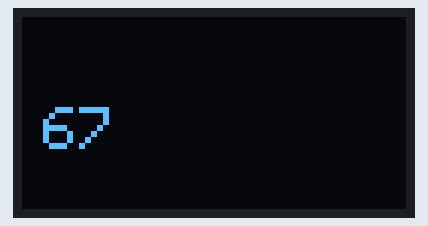
Recording of a sketch running on a simulated Arduino Uno, built with avr-gcc and run on an emulated ATmega328P. Parts: 128×64 one-colour display.

Above: at 2.6 s.
At 4.1 s:
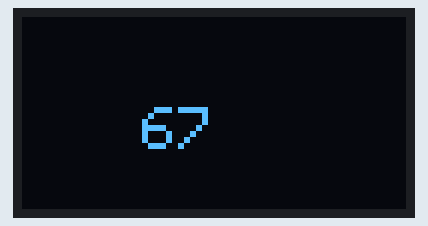
At 5.6 s:
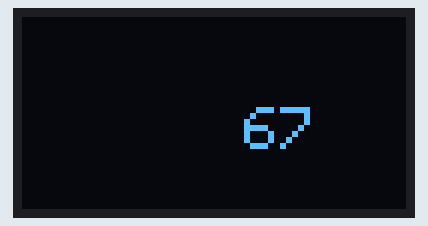
At 8.9 s:
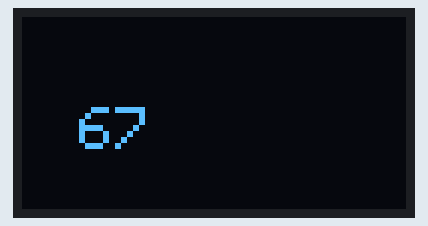
At 13.0 s:
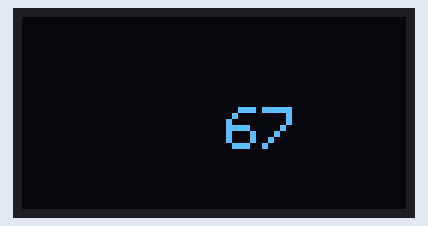
At 17.2 s:
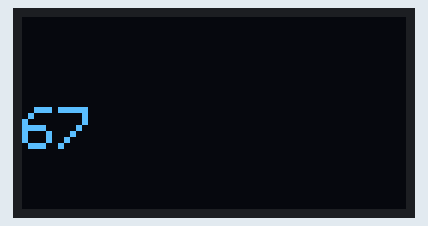

The sketch:

oled_sample.ino
```cpp
// set pin numbers
// const int buttonPin = 4;  // the number of the pushbutton pin
const int ledPin =  5;    // the number of the LED pin

// variable for storing the pushbutton status
int buttonState = 0;

#include <Adafruit_GFX.h>
#include <Adafruit_SSD1306.h>
// Declaration for an SSD1306 display connected to I2C (SDA, SCL pins)
#include <Wire.h>
#define SCREEN_HEIGHT 64 // OLED display height, in pixels
#define SCREEN_WIDTH 128 // OLED display width, in pixels
Adafruit_SSD1306 display(SCREEN_WIDTH, SCREEN_HEIGHT, &Wire, -1);

void setup() {
  Serial.begin(115200);
  if(!display.begin(SSD1306_SWITCHCAPVCC, 0x3C))
  {
    Serial.println(F("SSD1306 allocation failed"));
    for(;;);
  }
  delay(2000);
  display.clearDisplay();
  display.setTextSize(2);
  display.setTextColor(WHITE);
  display.setCursor(0, 30);
  // Display static text
  display.println("67");
  display.display();
  delay(100);
}
void loop() {
  // Scroll in various directions, pausing in-between:
  display.startscrollright(0x00, 0x0F);
  delay(7000);
  display.stopscroll();
  delay(1000);
  display.startscrollleft(0x00, 0x0F);
  delay(7000);
  display.stopscroll();
  delay(1000);
}

// void setup() {
//   Serial.begin(115200);
//   // initialize the pushbutton pin as an input
//   //pinMode(buttonPin, INPUT);
//   // initialize the LED pin as an output
//   pinMode(ledPin, OUTPUT);
// }

// void loop() {
//   // read the state of the pushbutton value
//   //buttonState = digitalRead(buttonPin);
//   Serial.println(buttonState);
//   // check if the pushbutton is pressed.
//   // if it is, the buttonState is HIGH
//   if (buttonState == HIGH) {
//     // turn LED on
//     digitalWrite(ledPin, HIGH);
//   } else {
//     // turn LED off
//     digitalWrite(ledPin, LOW);
//   }
//   delay(1000);
//   buttonState = !buttonState;
// }
```

Measured:
- by itself, everything shown: repeats every 16.0 s, in 48 steps
- what the display in image 5 shows lasts 1.3 s, from 17.2 s to 18.5 s
